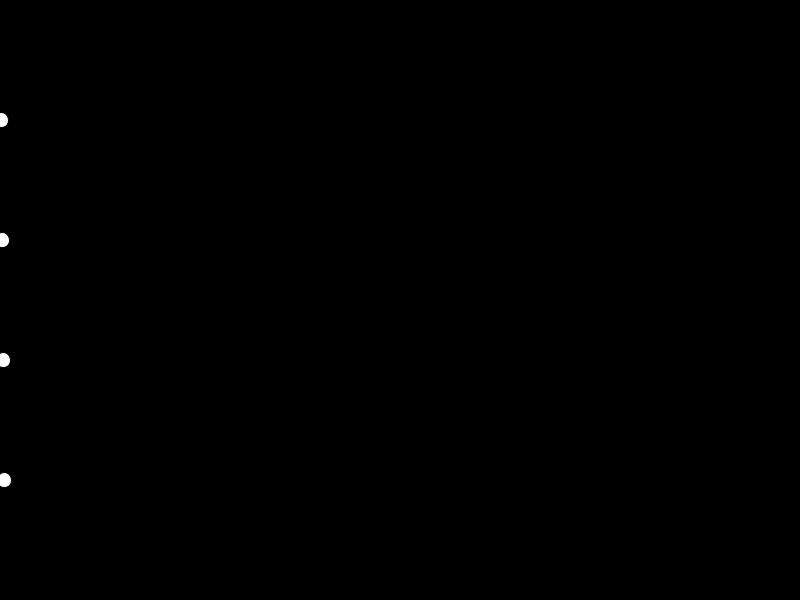
Frame 1 (no input)
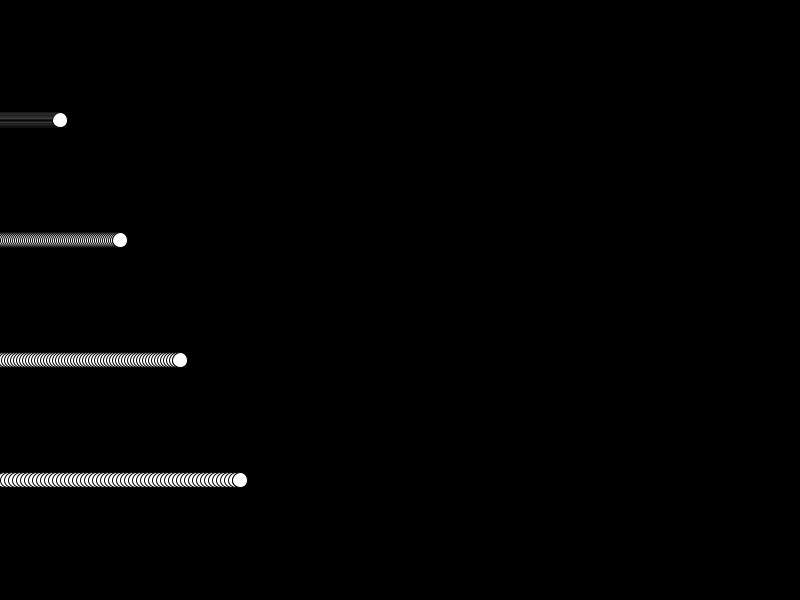
Frame 60 (the mouse pressed at the canvas centre just before this capture)
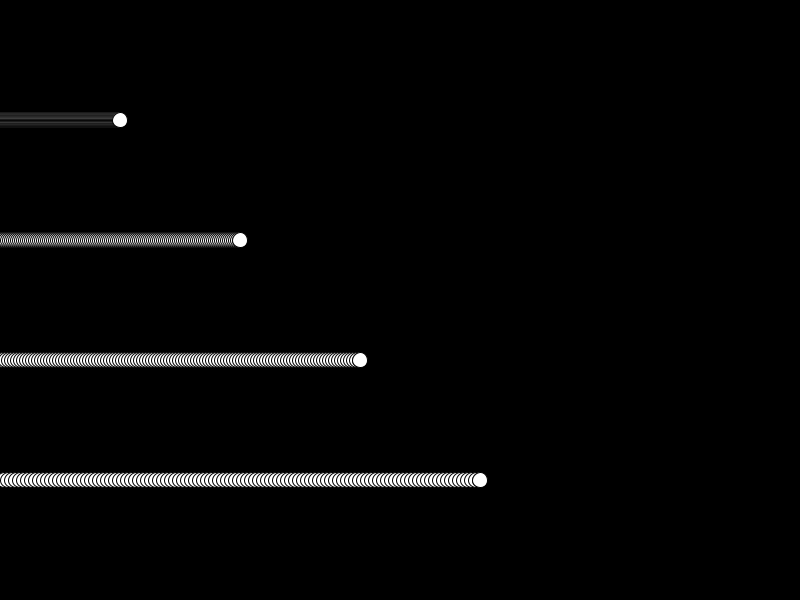
Frame 120 (the mouse held since frame 60 and released just before this capture)

The Processing sketch that drew these frames (run headless with seeded random() and noise(); from frame 60 on, the mouse is pressed at the canvas centre):

// Processing sketch: oop
// ── oop.pde
import java.util.ArrayList;

private final int WIDTH = 800;
private final int HEIGHT = 600;

private ArrayList<Ball> balls;

void setup() {
 balls = new ArrayList<>();
 
 balls.add(new Ball(0.0f, HEIGHT * (1.0f / 5)));
 balls.add(new Ball(0.0f, HEIGHT * (2.0f / 5)));
 balls.add(new Ball(0.0f, HEIGHT * (3.0f / 5)));
 balls.add(new Ball(0.0f, HEIGHT * (4.0f / 5)));
 
 
}
void settings() {
  size(WIDTH, HEIGHT);
}

void draw() {
  background(0);

  for(int i = 0; i < balls.size(); i++) {
    Ball current = balls.get(i);
    current.update((float) (i + 1));
    current.draw();
  }
  
 
}

// ── ball.pde
static final float DEFAULT_RADIUS = 15;
class Ball {
  float x, y;
  ArrayList<Float> history;
 
  public Ball(float x, float y) {
    this.x = x;
    this.y = y;
    
    history = new ArrayList<>();
    
  }
  public void update(float speed) {
     x += speed;
     history.add(x);
  }
  public void draw() {
    for(float prev: history) {
      circle(prev, y, DEFAULT_RADIUS);
    }
  circle(x, y, DEFAULT_RADIUS);
  }
}
